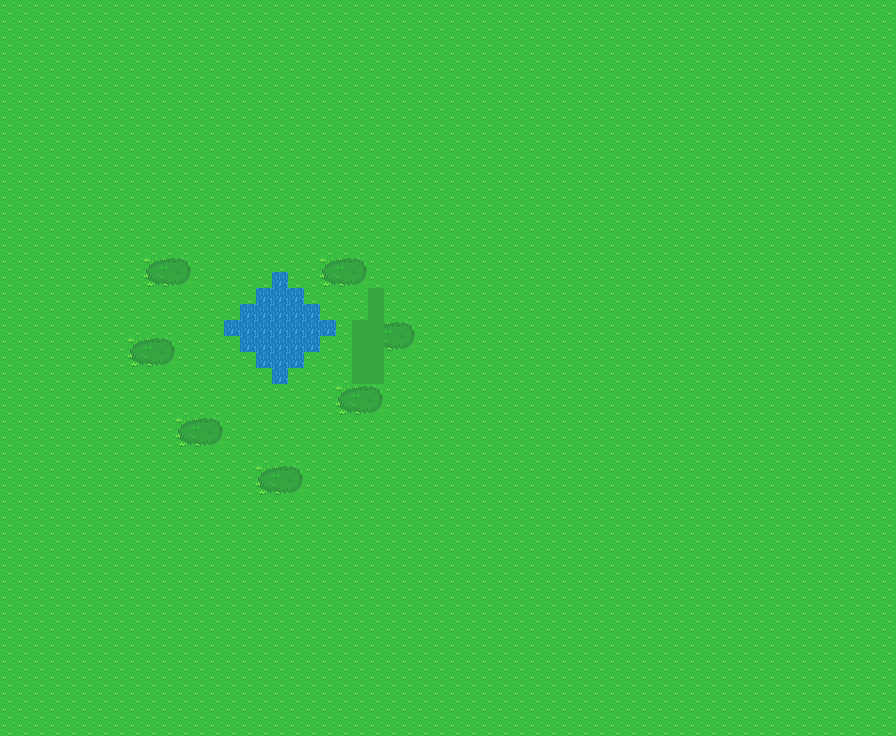

Tiled map render using the project's own tile images. Description and the whole map definition, tile-layer contents included, below:
An orthogonal 56x46 tile map with 16x16 px tiles, 1 tile layer (Tile Layer 1).

<map version="1.9" tiledversion="1.9.2" orientation="orthogonal" renderorder="right-down" width="56" height="46" tilewidth="16" tileheight="16" infinite="0" nextlayerid="3" nextobjectid="1">
 <tileset firstgid="1" name="Overworld" tilewidth="16" tileheight="16" tilecount="1440" columns="40">
  <image source="Overworld.png" width="640" height="576" />
 </tileset>
 <layer id="1" name="Tile Layer 1" width="56" height="46">
  <data encoding="csv">
1,1,1,1,1,1,1,1,1,1,1,1,1,1,1,1,1,1,1,1,1,1,1,1,1,1,1,1,1,1,1,1,1,1,1,1,1,1,1,1,1,1,1,1,1,1,1,1,1,1,1,1,1,1,1,1,
1,1,1,1,1,1,1,1,1,1,1,1,1,1,1,1,1,1,1,1,1,1,1,1,1,1,1,1,1,1,1,1,1,1,1,1,1,1,1,1,1,1,1,1,1,1,1,1,1,1,1,1,1,1,1,1,
1,1,1,1,1,1,1,1,1,1,1,1,1,1,1,1,1,1,1,1,1,1,1,1,1,1,1,1,1,1,1,1,1,1,1,1,1,1,1,1,1,1,1,1,1,1,1,1,1,1,1,1,1,1,1,1,
1,1,1,1,1,1,1,1,1,1,1,1,1,1,1,1,1,1,1,1,1,1,1,1,1,1,1,1,1,1,1,1,1,1,1,1,1,1,1,1,1,1,1,1,1,1,1,1,1,1,1,1,1,1,1,1,
1,1,1,1,1,1,1,1,1,1,1,1,1,1,1,1,1,1,1,1,1,1,1,1,1,1,1,1,1,1,1,1,1,1,1,1,1,1,1,1,1,1,1,1,1,1,1,1,1,1,1,1,1,1,1,1,
1,1,1,1,1,1,1,1,1,1,1,1,1,1,1,1,1,1,1,1,1,1,1,1,1,1,1,1,1,1,1,1,1,1,1,1,1,1,1,1,1,1,1,1,1,1,1,1,1,1,1,1,1,1,1,1,
1,1,1,1,1,1,1,1,1,1,1,1,1,1,1,1,1,1,1,1,1,1,1,1,1,1,1,1,1,1,1,1,1,1,1,1,1,1,1,1,1,1,1,1,1,1,1,1,1,1,1,1,1,1,1,1,
1,1,1,1,1,1,1,1,1,1,1,1,1,1,1,1,1,1,1,1,1,1,1,1,1,1,1,1,1,1,1,1,1,1,1,1,1,1,1,1,1,1,1,1,1,1,1,1,1,1,1,1,1,1,1,1,
1,1,1,1,1,1,1,1,1,1,1,1,1,1,1,1,1,1,1,1,1,1,1,1,1,1,1,1,1,1,1,1,1,1,1,1,1,1,1,1,1,1,1,1,1,1,1,1,1,1,1,1,1,1,1,1,
1,1,1,1,1,1,1,1,1,1,1,1,1,1,1,1,1,1,1,1,1,1,1,1,1,1,1,1,1,1,1,1,1,1,1,1,1,1,1,1,1,1,1,1,1,1,1,1,1,1,1,1,1,1,1,1,
1,1,1,1,1,1,1,1,1,1,1,1,1,1,1,1,1,1,1,1,1,1,1,1,1,1,1,1,1,1,1,1,1,1,1,1,1,1,1,1,1,1,1,1,1,1,1,1,1,1,1,1,1,1,1,1,
1,1,1,1,1,1,1,1,1,1,1,1,1,1,1,1,1,1,1,1,1,1,1,1,1,1,1,1,1,1,1,1,1,1,1,1,1,1,1,1,1,1,1,1,1,1,1,1,1,1,1,1,1,1,1,1,
1,1,1,1,1,1,1,1,1,1,1,1,1,1,1,1,1,1,1,1,1,1,1,1,1,1,1,1,1,1,1,1,1,1,1,1,1,1,1,1,1,1,1,1,1,1,1,1,1,1,1,1,1,1,1,1,
1,1,1,1,1,1,1,1,1,1,1,1,1,1,1,1,1,1,1,1,1,1,1,1,1,1,1,1,1,1,1,1,1,1,1,1,1,1,1,1,1,1,1,1,1,1,1,1,1,1,1,1,1,1,1,1,
1,1,1,1,1,1,1,1,1,1,1,1,1,1,1,1,1,1,1,1,1,1,1,1,1,1,1,1,1,1,1,1,1,1,1,1,1,1,1,1,1,1,1,1,1,1,1,1,1,1,1,1,1,1,1,1,
1,1,1,1,1,1,1,1,1,1,1,1,1,1,1,1,1,1,1,1,1,1,1,1,1,1,1,1,1,1,1,1,1,1,1,1,1,1,1,1,1,1,1,1,1,1,1,1,1,1,1,1,1,1,1,1,
1,1,1,1,1,1,1,1,1,1297,1298,1299,1,1,1,1,1,1,1,1,1297,1298,1299,1,1,1,1,1,1,1,1,1,1,1,1,1,1,1,1,1,1,1,1,1,1,1,1,1,1,1,1,1,1,1,1,1,
1,1,1,1,1,1,1,1,1,1337,1338,1339,1,1,1,1,1,300,1,1,1337,1338,1339,1,1,1,1,1,1,1,1,1,1,1,1,1,1,1,1,1,1,1,1,1,1,1,1,1,1,1,1,1,1,1,1,1,
1,1,1,1,1,1,1,1,1,1,1,1,1,1,1,1,300,300,300,1,1,1,1,1216,1,1,1,1,1,1,1,1,1,1,1,1,1,1,1,1,1,1,1,1,1,1,1,1,1,1,1,1,1,1,1,1,
1,1,1,1,1,1,1,1,1,1,1,1,1,1,1,300,300,300,300,300,1,1,1,1216,1,1,1,1,1,1,1,1,1,1,1,1,1,1,1,1,1,1,1,1,1,1,1,1,1,1,1,1,1,1,1,1,
1,1,1,1,1,1,1,1,1,1,1,1,1,1,300,300,300,300,300,300,300,1,1216,1216,1298,1299,1,1,1,1,1,1,1,1,1,1,1,1,1,1,1,1,1,1,1,1,1,1,1,1,1,1,1,1,1,1,
1,1,1,1,1,1,1,1,1297,1298,1299,1,1,1,1,300,300,300,300,300,1,1,1216,1216,1338,1339,1,1,1,1,1,1,1,1,1,1,1,1,1,1,1,1,1,1,1,1,1,1,1,1,1,1,1,1,1,1,
1,1,1,1,1,1,1,1,1337,1338,1339,1,1,1,1,1,300,300,300,1,1,1,1216,1216,1,1,1,1,1,1,1,1,1,1,1,1,1,1,1,1,1,1,1,1,1,1,1,1,1,1,1,1,1,1,1,1,
1,1,1,1,1,1,1,1,1,1,1,1,1,1,1,1,1,300,1,1,1,1,1216,1216,1,1,1,1,1,1,1,1,1,1,1,1,1,1,1,1,1,1,1,1,1,1,1,1,1,1,1,1,1,1,1,1,
1,1,1,1,1,1,1,1,1,1,1,1,1,1,1,1,1,1,1,1,1,1297,1298,1299,1,1,1,1,1,1,1,1,1,1,1,1,1,1,1,1,1,1,1,1,1,1,1,1,1,1,1,1,1,1,1,1,
1,1,1,1,1,1,1,1,1,1,1,1,1,1,1,1,1,1,1,1,1,1337,1338,1339,1,1,1,1,1,1,1,1,1,1,1,1,1,1,1,1,1,1,1,1,1,1,1,1,1,1,1,1,1,1,1,1,
1,1,1,1,1,1,1,1,1,1,1,1297,1298,1299,1,1,1,1,1,1,1,1,1,1,1,1,1,1,1,1,1,1,1,1,1,1,1,1,1,1,1,1,1,1,1,1,1,1,1,1,1,1,1,1,1,1,
1,1,1,1,1,1,1,1,1,1,1,1337,1338,1339,1,1,1,1,1,1,1,1,1,1,1,1,1,1,1,1,1,1,1,1,1,1,1,1,1,1,1,1,1,1,1,1,1,1,1,1,1,1,1,1,1,1,
1,1,1,1,1,1,1,1,1,1,1,1,1,1,1,1,1,1,1,1,1,1,1,1,1,1,1,1,1,1,1,1,1,1,1,1,1,1,1,1,1,1,1,1,1,1,1,1,1,1,1,1,1,1,1,1,
1,1,1,1,1,1,1,1,1,1,1,1,1,1,1,1,1297,1298,1299,1,1,1,1,1,1,1,1,1,1,1,1,1,1,1,1,1,1,1,1,1,1,1,1,1,1,1,1,1,1,1,1,1,1,1,1,1,
1,1,1,1,1,1,1,1,1,1,1,1,1,1,1,1,1337,1338,1339,1,1,1,1,1,1,1,1,1,1,1,1,1,1,1,1,1,1,1,1,1,1,1,1,1,1,1,1,1,1,1,1,1,1,1,1,1,
1,1,1,1,1,1,1,1,1,1,1,1,1,1,1,1,1,1,1,1,1,1,1,1,1,1,1,1,1,1,1,1,1,1,1,1,1,1,1,1,1,1,1,1,1,1,1,1,1,1,1,1,1,1,1,1,
1,1,1,1,1,1,1,1,1,1,1,1,1,1,1,1,1,1,1,1,1,1,1,1,1,1,1,1,1,1,1,1,1,1,1,1,1,1,1,1,1,1,1,1,1,1,1,1,1,1,1,1,1,1,1,1,
1,1,1,1,1,1,1,1,1,1,1,1,1,1,1,1,1,1,1,1,1,1,1,1,1,1,1,1,1,1,1,1,1,1,1,1,1,1,1,1,1,1,1,1,1,1,1,1,1,1,1,1,1,1,1,1,
1,1,1,1,1,1,1,1,1,1,1,1,1,1,1,1,1,1,1,1,1,1,1,1,1,1,1,1,1,1,1,1,1,1,1,1,1,1,1,1,1,1,1,1,1,1,1,1,1,1,1,1,1,1,1,1,
1,1,1,1,1,1,1,1,1,1,1,1,1,1,1,1,1,1,1,1,1,1,1,1,1,1,1,1,1,1,1,1,1,1,1,1,1,1,1,1,1,1,1,1,1,1,1,1,1,1,1,1,1,1,1,1,
1,1,1,1,1,1,1,1,1,1,1,1,1,1,1,1,1,1,1,1,1,1,1,1,1,1,1,1,1,1,1,1,1,1,1,1,1,1,1,1,1,1,1,1,1,1,1,1,1,1,1,1,1,1,1,1,
1,1,1,1,1,1,1,1,1,1,1,1,1,1,1,1,1,1,1,1,1,1,1,1,1,1,1,1,1,1,1,1,1,1,1,1,1,1,1,1,1,1,1,1,1,1,1,1,1,1,1,1,1,1,1,1,
1,1,1,1,1,1,1,1,1,1,1,1,1,1,1,1,1,1,1,1,1,1,1,1,1,1,1,1,1,1,1,1,1,1,1,1,1,1,1,1,1,1,1,1,1,1,1,1,1,1,1,1,1,1,1,1,
1,1,1,1,1,1,1,1,1,1,1,1,1,1,1,1,1,1,1,1,1,1,1,1,1,1,1,1,1,1,1,1,1,1,1,1,1,1,1,1,1,1,1,1,1,1,1,1,1,1,1,1,1,1,1,1,
1,1,1,1,1,1,1,1,1,1,1,1,1,1,1,1,1,1,1,1,1,1,1,1,1,1,1,1,1,1,1,1,1,1,1,1,1,1,1,1,1,1,1,1,1,1,1,1,1,1,1,1,1,1,1,1,
1,1,1,1,1,1,1,1,1,1,1,1,1,1,1,1,1,1,1,1,1,1,1,1,1,1,1,1,1,1,1,1,1,1,1,1,1,1,1,1,1,1,1,1,1,1,1,1,1,1,1,1,1,1,1,1,
1,1,1,1,1,1,1,1,1,1,1,1,1,1,1,1,1,1,1,1,1,1,1,1,1,1,1,1,1,1,1,1,1,1,1,1,1,1,1,1,1,1,1,1,1,1,1,1,1,1,1,1,1,1,1,1,
1,1,1,1,1,1,1,1,1,1,1,1,1,1,1,1,1,1,1,1,1,1,1,1,1,1,1,1,1,1,1,1,1,1,1,1,1,1,1,1,1,1,1,1,1,1,1,1,1,1,1,1,1,1,1,1,
1,1,1,1,1,1,1,1,1,1,1,1,1,1,1,1,1,1,1,1,1,1,1,1,1,1,1,1,1,1,1,1,1,1,1,1,1,1,1,1,1,1,1,1,1,1,1,1,1,1,1,1,1,1,1,1,
1,1,1,1,1,1,1,1,1,1,1,1,1,1,1,1,1,1,1,1,1,1,1,1,1,1,1,1,1,1,1,1,1,1,1,1,1,1,1,1,1,1,1,1,1,1,1,1,1,1,1,1,1,1,1,1
</data>
 </layer>
</map>
